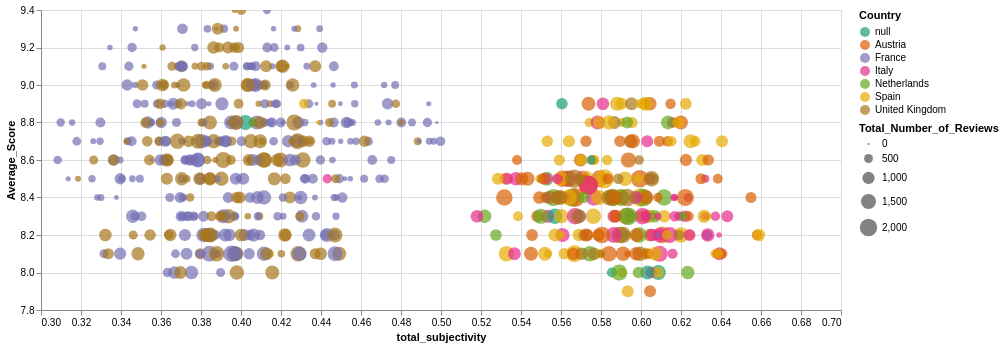

Write the Vega-Lite specification saved for this chart.
### Vega-Lite specification from a JSON file in a GitHub repository (floating-point values rounded to 4 significant figures; data arrays with more than 128 entries replaced by an {"elided": "..."} marker saying what was removed)
{"config": {"view": {"continuousWidth": 400, "continuousHeight": 300}}, "data": {"name": "data-9928b06a819df3bd4e51a0aa35d18756"}, "mark": "circle", "encoding": {"color": {"type": "nominal", "field": "Country", "scale": {"scheme": "dark2"}}, "size": {"type": "quantitative", "field": "Total_Number_of_Reviews"}, "tooltip": [{"type": "nominal", "field": "Hotel_Name"}, {"type": "quantitative", "field": "Average_Score"}, {"type": "quantitative", "field": "Total_Number_of_Reviews"}, {"type": "quantitative", "field": "total_subjectivity"}, {"type": "quantitative", "field": "label"}, {"type": "nominal", "field": "geometry"}, {"type": "nominal", "field": "Country"}], "x": {"type": "quantitative", "field": "total_subjectivity", "scale": {"zero": false}}, "y": {"type": "quantitative", "field": "Average_Score", "scale": {"zero": false}}}, "selection": {"selector015": {"type": "interval", "bind": "scales", "encodings": ["x", "y"]}}, "width": 800, "$schema": "https://vega.github.io/schema/vega-lite/v4.8.1.json", "datasets": {"data-9928b06a819df3bd4e51a0aa35d18756": {"elided": "646 records"}}}
